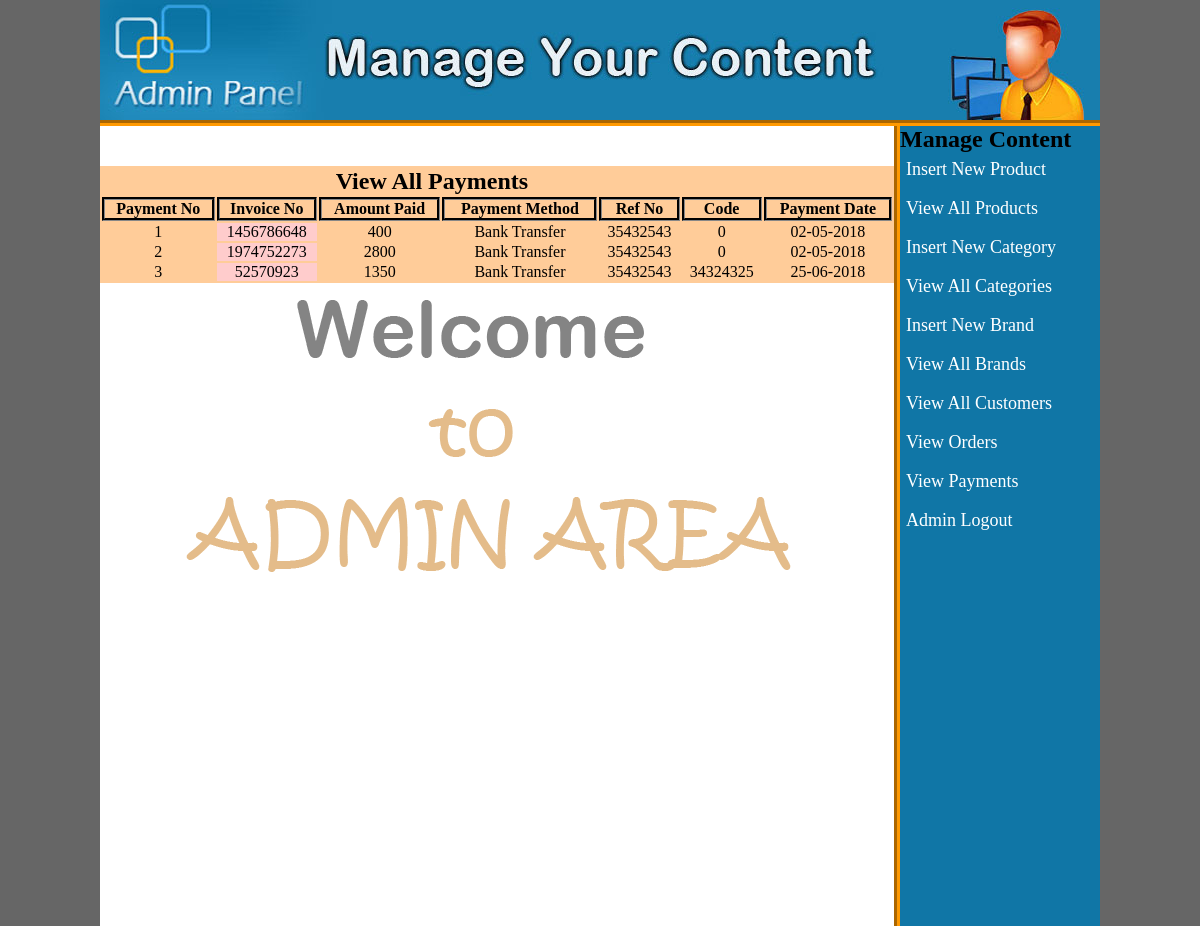
The page /admin_area/index.php?view_payments (signed in) on the database its author committed.
### tables this page shows
CREATE TABLE `payments` (
  `payment_id` int(10) NOT NULL,
  `invoice_no` int(10) NOT NULL,
  `amount` int(10) NOT NULL,
  `payment_mode` text NOT NULL,
  `ref_no` int(10) NOT NULL,
  `code` int(10) NOT NULL,
  `payment_date` text NOT NULL
);

### admin_area/view_payments.php (the view, shortened to what this page needs)
<?php
if(!isset($_SESSION['admin_email'])){
	echo "<script>window.open('login.php' ,'_self')</script>";
}else{
?>
<!DOCTYPE HTML>
<html>
<head>
</head>
<body>
	<table width="794" align="center" bgcolor="#FFCC99">
		<tr align="center">
			<td colspan="6"><h2>View All Payments</h2></td>
		</tr>
		<tr align="center">
			<th>Payment No</th>
			<th>Invoice No</th>
			<th>Amount Paid</th>
			<th>Payment Method</th>
			<th>Ref No</th>
			<th>Code</th>
			<th>Payment Date</th>
		</tr>
		<?php
		include("includes/db.php");
		$get_payments = "select * from payments";
		$run_payments = mysqli_query($con ,$get_payments);
		$i = 0;
		while($row_payments = mysqli_fetch_array($run_payments)){
			$invoice = $row_payments['invoice_no'];
			$amount = $row_payments['amount'];
			$payment_m = $row_payments['payment_mode'];
			$ref_no = $row_payments['ref_no'];
			$code = $row_payments['code'];
			$date = $row_payments['payment_date'];
			$i++;
		?>
		<tr align="center">
			<td><?php echo $i; ?></td>
			<td bgcolor="#FFCCCC"><?php echo $invoice; ?></td>
			<td><?php echo $amount; ?></td>
			<td><?php echo $payment_m; ?></td>
			<td><?php echo $ref_no; ?></td>
			<td><?php echo $code; ?></td>
			<td><?php echo $date; ?></td>
		</tr>
		<?php } ?>
	</table>
</body>
</html>
<?php } ?>

### admin_area/styles/style.css (style rules this page uses)
html, body, div, span, applet, object, iframe, h1, h2, h3, h4, h5, h6, p, blockquote, pre, a, abbr, acronym, address, big, cite, code, del, dfn, em, img, ins, kbd, q, s, samp, small, strike, strong, sub, sup, tt, var, b, u, i, center, dl, dt, dd, ol, ul, li, fieldset, form, label, legend, table, caption, tbody, tfoot, thead, tr, th, td, article, aside, canvas, details, embed, figure, figcaption, footer, header, hgroup, menu, nav, output, ruby, section, summary, time, mark, audio, video { margin: 0; padding: 0; border: 0; vertical-align: baseline; }
body { background: #666; }

### admin_area/view_payments.php (style rules this page uses)
th,tr { border: 3px groove #333; }

### rows shown on the page
payments: invoice_no "1456786648", amount "400", payment_mode "Bank Transfer", ref_no "35432543", code "0", payment_date "02-05-2018"
payments: invoice_no "1974752273", amount "2800", payment_mode "Bank Transfer", ref_no "35432543", code "0", payment_date "02-05-2018"
payments: invoice_no "52570923", amount "1350", payment_mode "Bank Transfer", ref_no "35432543", code "34324325", payment_date "25-06-2018"
